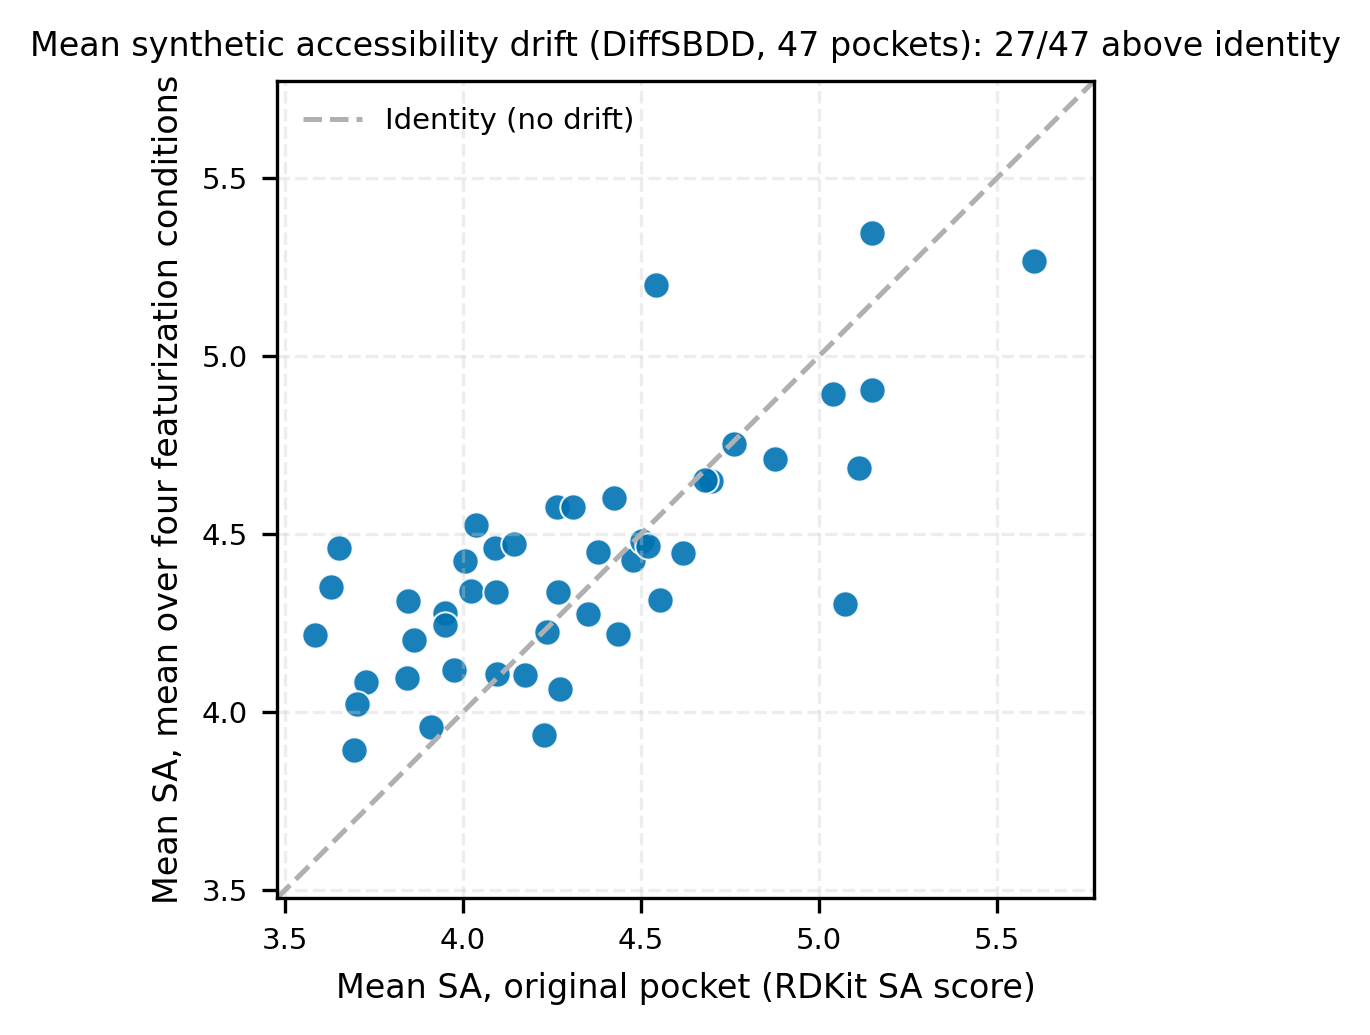

Python code for this plot:
#!/usr/bin/env python3
"""Mean SA (original) vs mean SA averaged over featurization stress conditions — DiffSBDD."""

from __future__ import annotations

import argparse
from pathlib import Path

import matplotlib.pyplot as plt
import numpy as np
import pandas as pd

_REPO = Path(__file__).resolve().parents[2]
INVARIANT_TAGS = (
    "atom_shuffle",
    "coordinate_jitter",
    "crop_radius_plus_1.5",
    "crop_radius_minus_1.5",
)


def main() -> int:
    ap = argparse.ArgumentParser()
    ap.add_argument(
        "--metrics",
        type=Path,
        default=_REPO / "data/results/metrics_per_condition__run1778615375.csv",
    )
    ap.add_argument(
        "--out",
        type=Path,
        default=Path(__file__).resolve().parent / "fig3_sa_drift.pdf",
    )
    args = ap.parse_args()
    df = pd.read_csv(args.metrics)
    df = df[df["model_name"].astype(str).str.lower() == "diffsbdd"]

    orig = df[df["perturbation_tag"].astype(str) == "original"]
    orig = orig.drop_duplicates(subset=["pocket_id"]).set_index("pocket_id")
    xs: list[float] = []
    ys: list[float] = []
    for pid in orig.index.unique():
        inv = df[
            (df["pocket_id"].astype(str) == str(pid))
            & (df["perturbation_tag"].astype(str).isin(INVARIANT_TAGS))
        ]
        if len(inv) != 4:
            continue
        sa_o = pd.to_numeric(orig.loc[pid]["mean_sa"], errors="coerce")
        if isinstance(sa_o, pd.Series):
            sa_o = float(sa_o.iloc[0])
        sa_i = pd.to_numeric(inv["mean_sa"], errors="coerce").mean()
        if np.isfinite(sa_o) and np.isfinite(sa_i):
            xs.append(float(sa_o))
            ys.append(float(sa_i))

    n_up = sum(1 for x, y in zip(xs, ys) if y > x)
    lims = [min(xs + ys) * 0.97, max(xs + ys) * 1.03]

    import sys

    _R = Path(__file__).resolve().parents[2]
    sys.path.insert(0, str(_R / "paper" / "figures"))
    from nmi_style import COLOR_DIFFSBDD, save_figure, setup_rc

    setup_rc(True)
    fig, ax = plt.subplots(figsize=(3.5, 3.5), facecolor="white")
    ax.set_facecolor("white")
    ax.scatter(xs, ys, c=COLOR_DIFFSBDD, edgecolors="white", linewidths=0.5, s=40, alpha=0.9)
    ax.plot(lims, lims, color="#b0b0b0", linestyle="--", linewidth=1.2, label="Identity (no drift)")
    ax.set_xlabel("Mean SA, original pocket (RDKit SA score)")
    ax.set_ylabel("Mean SA, mean over four featurization conditions")
    ntot = len(xs)
    ax.set_title(
        f"Mean synthetic accessibility drift (DiffSBDD, {ntot} pockets): "
        f"{n_up}/{ntot} above identity",
        fontweight="normal",
        fontsize=8,
    )
    ax.set_xlim(lims)
    ax.set_ylim(lims)
    ax.set_aspect("equal", adjustable="box")
    ax.legend(loc="upper left", frameon=False, fontsize=7)
    ax.grid(True, linestyle="--", alpha=0.35, color="#cccccc")
    fig.tight_layout()
    out_stem = args.out.with_suffix("")
    save_figure(fig, out_stem)
    plt.close(fig)
    print(
        "Wrote",
        args.out.resolve(),
        f"({len(xs)} points; {n_up}/{len(xs)} above identity / upward mean SA drift)",
    )
    return 0


if __name__ == "__main__":
    raise SystemExit(main())
